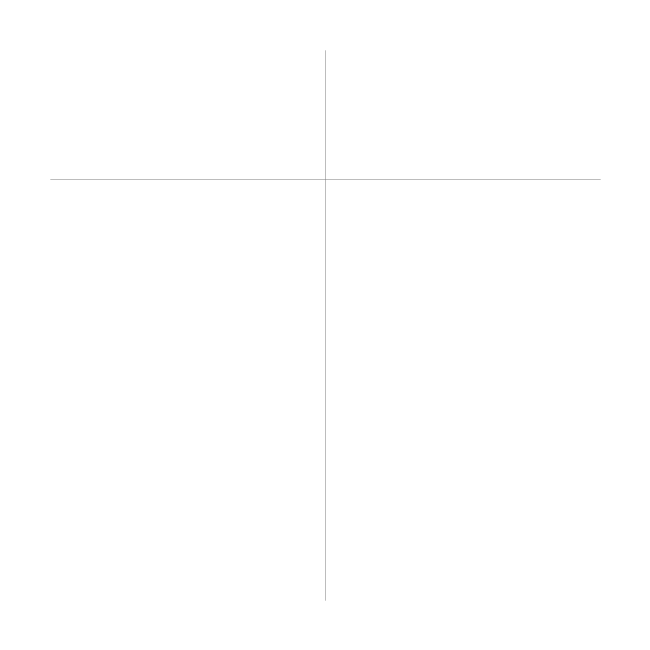
Frame 1 (no input)
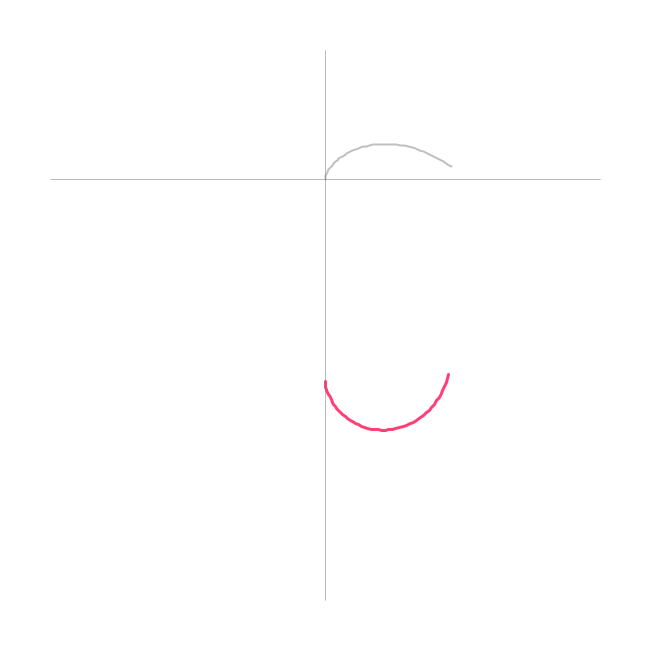
Frame 60 (the mouse pressed at the canvas centre just before this capture)
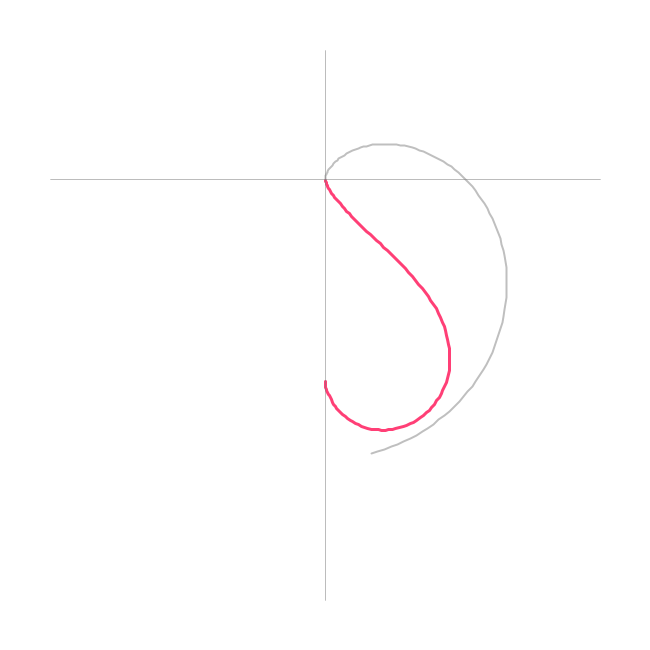
Frame 120 (the mouse held since frame 60 and released just before this capture)

The Processing sketch that drew these frames (run headless with seeded random() and noise(); from frame 60 on, the mouse is pressed at the canvas centre):

// Processing sketch: ParametricHeartCurves
// ── ParametricHeartCurves.pde
// Carla de Beer
// Created: March 2018; updated: February 2019.
// A cardioid curve circumscribing a heart curve. Both are based on parametric equations.

final float INCREMENT = 0.025;
ArrayList<PVector> heartList = new ArrayList<PVector>();
ArrayList<PVector> cardidoidList = new ArrayList<PVector>();
float r = 165.0;
float theta = 0.0;

void setup() {
  size(650, 650);
  pixelDensity(displayDensity());
}

void draw() {
  // Heart curve parametric equations
  float hx = 125*pow(sin(theta), 3);
  float hy = 30*(4*cos(theta) - 1.3*cos(2*theta) - 0.6*cos(3*theta) - 0.2*cos(4*theta));
  heartList.add(new PVector(hx, hy));

  // Cardidoid parametric equations
  float cx = 140 * (cos(theta) * (1 - cos(theta)));
  float cy = 140 * (sin(theta) * (1 - cos(theta)));
  cardidoidList.add(new PVector(cx, cy));

  // 1. ---------------------------------- Heart curve

  background(255);
  pushMatrix();
  translate(width*0.5, height*0.5);

  strokeWeight(3);
  stroke(255, 10, 80, 200);
  noFill();
  //fill(255, 10, 80, 10);

  beginShape();
  for (PVector v : heartList) {
    vertex(v.x, v.y);
  }
  endShape();

  theta += INCREMENT;

  popMatrix();

  // 2. ---------------------------------- Cardioid curve
  pushMatrix();
  strokeWeight(2.0);

  translate(width*0.5, height*0.5 - 146);
  rotate(-PI/2);

  stroke(120, 120);
  noFill();

  beginShape();
  for (PVector v : cardidoidList) {
    vertex(v.x, v.y);
  }
  endShape();

  popMatrix();

  // 3. ---------------------------------- Axes
  pushMatrix();
  strokeWeight(0.5);
  stroke(120);
  line(width/2 + 0.06, 50, width/2 + 0.06, height - 50);
  line(50, height*0.5 - 146, width - 50, height*0.5 - 146);
  popMatrix();

  // Stop
  if (heartList.size() > 1) {
    if (heartList.get(0).dist(heartList.get(heartList.size()-1)) < 0.05) {
      println("Full circle: DONE");
      noLoop();
    }
  }
}

// ── Curve.pde
class Curve {

  float theta;
  PVector coords;

  Curve(PVector coords) {
    this.coords = coords;
    theta = 0.0;
  }

  void render() {
    pushMatrix();
    ellipse((coords.x + width/2), (coords.y + height/2), 0.3, 0.3);
    popMatrix();
    theta += 0.005;
  }
}
